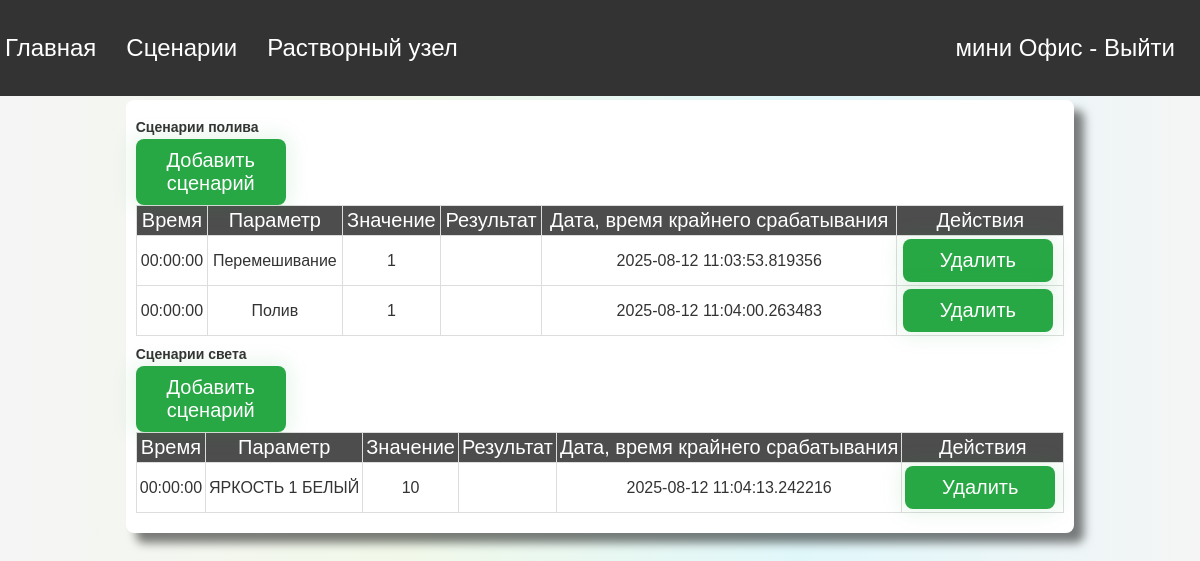
The page /scenarios (signed in) on the database as committed earlier.
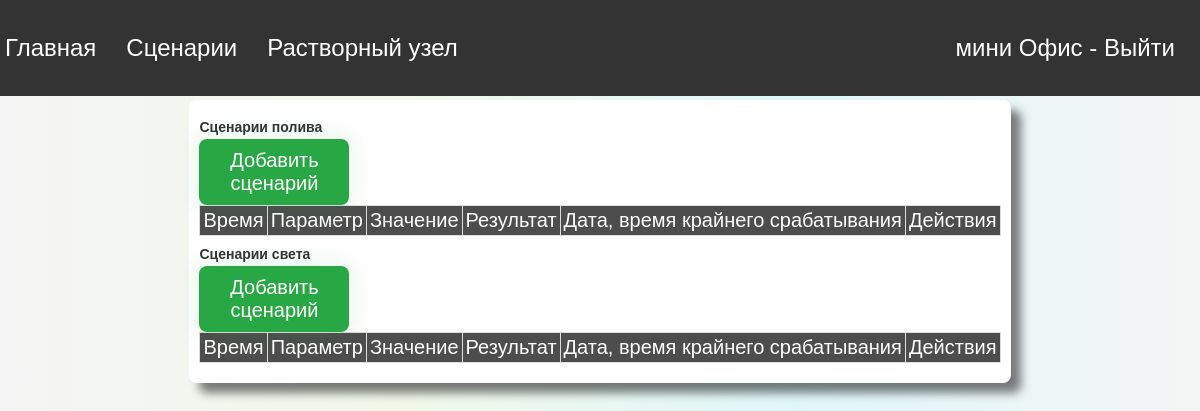
The same page on the database as committed later.
### app/models.py (models this page shows, shortened)
class Scenario(db.Model):
    id = db.Column(db.Integer, primary_key=True)
    type = db.Column(db.String(64), nullable=False)
    time = db.Column(db.Time, nullable=False)
    parameter = db.Column(db.String(64), nullable=False)
    value = db.Column(db.String(64), nullable=False)
    result = db.Column(db.String(64))
    last_execution = db.Column(db.DateTime, default=datetime.utcnow)

### app/routes.py (the view)
@bp.route('/scenarios')
@login_required
def scenarios():
    irrigation_scenarios = Scenario.query.filter_by(type='Полив').order_by(Scenario.time).all()
    light_scenarios = Scenario.query.filter_by(type='Свет').order_by(Scenario.time).all()
    return render_template('scenarios.html',
                           irrigation_scenarios=irrigation_scenarios,
                           light_scenarios=light_scenarios,
                           title='Сценарии')

### app/models.py (called while the page is built)
@login.user_loader
def load_user(id):
    return User.query.get(int(id))

### app/templates/scenarios.html (shortened to what this page needs)
{% extends "base.html" %}
{% block content %}
<div class="main-wrapper">
    <div class="container">
        <div class="row">
            <div class="col">
                <h1>Сценарии полива</h1>
                {% if current_user.username == 'admin' %}
                    <button class="btn btn-primary" onclick="openAddScenarioModal('Полив')">Добавить сценарий</button>
                {% endif %}
                <table>
                    <thead>
                        <tr>
                            <th>Время</th>
                            <th>Параметр</th>
                            <th>Значение</th>
                            <th>Результат</th>
                            <th>Дата, время крайнего срабатывания</th>
                            <th>Действия</th>
                        </tr>
                    </thead>
                    <tbody id="irrigation-scenarios">
                        {% for scenario in irrigation_scenarios %}
                        <tr>
                            <td>{{ scenario.time }}</td>
                            <td>{{ scenario.parameter }}</td>
                            <td>{{ scenario.value }}</td>
                            <td>{{ scenario.result }}</td>
                            <td>{{ scenario.last_execution }}</td>
                            <td>{% if current_user.username == 'admin' %}
                                <button class="btn btn-danger" onclick="deleteScenario({{ scenario.id }}, 'Полив')">Удалить</button>
                            {% endif %}</td>
                        </tr>
                        {% endfor %}
                    </tbody>
                </table>
            </div>
            <div class="col">
                <h1>Сценарии света</h1>
                {% if current_user.username == 'admin' %}
                    <button class="btn btn-primary" onclick="openAddScenarioModal('Свет')">Добавить сценарий</button>
                {% endif %}
                <table class="table">
                    <thead>
                        <tr>
                            <th>Время</th>
                            <th>Параметр</th>
                            <th>Значение</th>
                            <th>Результат</th>
                            <th>Дата, время крайнего срабатывания</th>
                            <th>Действия</th>
                        </tr>
                    </thead>
                    <tbody id="light-scenarios">
                        {% for scenario in light_scenarios %}
                        <tr>
                            <td>{{ scenario.time }}</td>
                            <td>{{ scenario.parameter }}</td>
                            <td>{{ scenario.value }}</td>
                            <td>{{ scenario.result }}</td>
                            <td>{{ scenario.last_execution }}</td>
                            <td>{% if current_user.username == 'admin' %}
                                <button class="btn btn-danger" onclick="deleteScenario({{ scenario.id }}, 'Свет')">Удалить</button>
                            {% endif %}</td>
                        </tr>
                        {% endfor %}
                    </tbody>
                </table>
            </div>
        </div>
    </div>
</div>
{% endblock %}

### app/templates/base.html (shortened to what this page needs)
<!DOCTYPE html>
<html lang="ru">
<head>
    <link rel="stylesheet" href="{{ url_for('static', filename='styles/dashboard.css') }}">
    <link rel="stylesheet" type="text/css" href="https://cdn.datatables.net/1.11.5/css/jquery.dataTables.css">
</head>
<body>
    <nav>
        <ul>
            <li><a href="{{ url_for('main.index') }}">Главная</a></li>
            <li><a href="{{ url_for('main.scenarios') }}">Сценарии</a></li>
            <li><a href="{{ url_for('main.mixing_parameters') }}">Растворный узел</a></li>
            <li><a href="{{ url_for('main.logout') }}">мини Офис - Выйти</a></li>
        </ul>
    </nav>
    <div class="content">
        {% block content %}{% endblock %}
    </div>
</body>
</html>

### app/static/styles/dashboard.css (style rules this page uses)
:root { --primary-color: #28a745; --primary-color-hover: #4CAF50; --secondary-color: grey; --bg-gradient: linear-gradient(270deg, #f5f5f5, #e0f7fa, #f1f8e9, #f5f5f5); }
body { font-family: Arial, sans-serif; margin: 0; padding: 0; color: #333; background: var(--bg-gradient); background-size: 100% 100%; animation: gradientAnimation 15s ease infinite; }
nav { position: fixed; top: 0; left: 0; width: 100%; background-color: #333; color: white; padding: 10px 5px; font-size: 24px; z-index: 1000; }
nav ul { list-style-type: none; padding: 0; display: flex; justify-content: space-between; }
nav ul li { display: inline; margin-right: 30px; }
nav ul li a { color: white; text-decoration: none; }
nav ul li:last-child { margin-left: auto; }
.main-wrapper { display: flex; justify-content: center; padding-top: 20px; margin-top: 80px; }
.container { max-width: 100%; margin: 0 auto; padding: 10px; background-color: #fff; box-shadow: 10px 10px 10px rgba(1, 1, 1, 0.5); border-radius: 8px; }
h1 { font-size: 14px; margin-bottom: 4px; }
table { width: auto; min-width: 100%; border-collapse: collapse; margin-bottom: 10px; }
th, td { border: 1px solid #ddd; padding: 3px; text-align: center; }
th { background-color: #4d4d4d; color: white; font-weight: normal; font-size: 20px; }
.btn { background-color: var(--primary-color); color: white; padding: 10px 10px; border: none; border-radius: 8px; font-size: 20px; cursor: pointer; text-align: center; display: inline-block; transition: background-color 0.5s, box-shadow 0.5s; box-shadow: 0 0 20px 5px rgba(40, 167, 69, 0.1); margin-right: 5px; width: 150px; }

Rows that differ between the two databases and show on the page:
removed Scenario: time "00:00:00", parameter "Перемешивание", value "1", last_execution "2025-08-12 11:03:53.819356", shown under "Сценарии полива"
removed Scenario: time "00:00:00", parameter "Полив", value "1", last_execution "2025-08-12 11:04:00.263483", shown under "Сценарии полива"
removed Scenario: time "00:00:00", parameter "ЯРКОСТЬ 1 БЕЛЫЙ", value "10", last_execution "2025-08-12 11:04:13.242216", shown under "Сценарии света"
